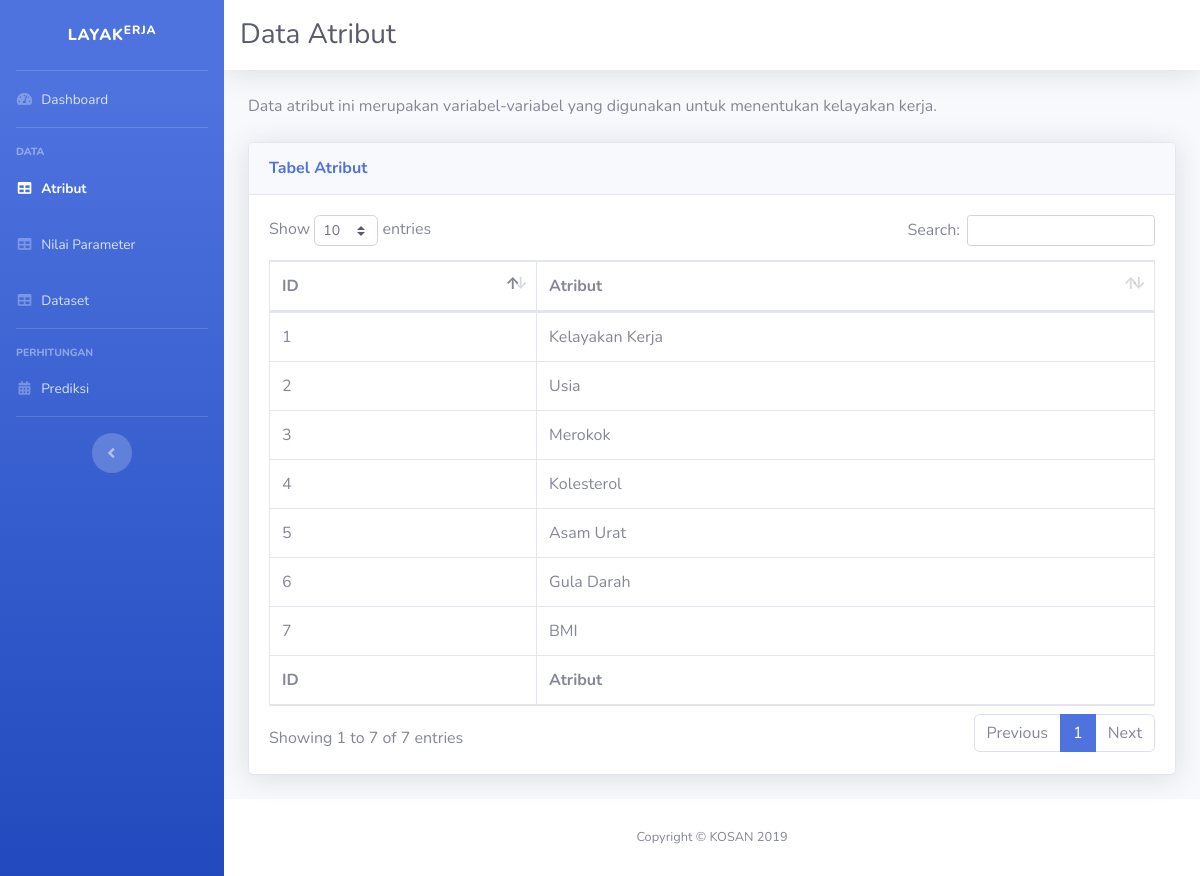
The app's page /data_atribut.php with its own data.
### tables this page shows
CREATE TABLE `nbc_atribut` (
  `id_atribut` tinyint(3) UNSIGNED NOT NULL,
  `atribut` varchar(100) NOT NULL
);

### nbc_atribut.php (called while the page is built, shortened)
<?php
$sql = 'SELECT * FROM nbc_atribut';
$result = $db->query($sql);
?>

### data_atribut.php (the view, shortened to what this page needs)
<?php
require_once 'koneksi.php';
require_once 'nbc_atribut.php';
?>
<!DOCTYPE html>
<html lang="en">
<head>
  <link href="vendor/fontawesome-free/css/all.min.css" rel="stylesheet" type="text/css">
  <link href="css/sb-admin-2.min.css" rel="stylesheet">
  <link href="vendor/datatables/dataTables.bootstrap4.min.css" rel="stylesheet">
</head>
<body id="page-top">
  <div id="wrapper">
    <ul class="navbar-nav bg-gradient-primary sidebar sidebar-dark accordion" id="accordionSidebar">
      <a class="sidebar-brand d-flex align-items-center justify-content-center" href="index.php">
        <div class="sidebar-brand-text mx-3">layak<sup>erja</sup></div>
      </a>
      <hr class="sidebar-divider my-0">
      <li class="nav-item">
        <a class="nav-link" href="index.php">
          <i class="fas fa-fw fa-tachometer-alt"></i>
          <span>Dashboard</span></a>
      </li>
      <hr class="sidebar-divider">
      <div class="sidebar-heading">
        Data
      </div>
      <li class="nav-item active">
        <a class="nav-link" href="data_atribut.php">
          <i class="fas fa-fw fa-table"></i>
          <span>Atribut</span></a>
      </li>
      <li class="nav-item">
        <a class="nav-link" href="data_parameter.php">
          <i class="fas fa-fw fa-table"></i>
          <span>Nilai Parameter</span></a>
      </li>
      <li class="nav-item">
        <a class="nav-link" href="dataset.php">
          <i class="fas fa-fw fa-table"></i>
          <span>Dataset</span></a>
      </li>
      <hr class="sidebar-divider">
      <div class="sidebar-heading">
        Perhitungan
      </div>
      <li class="nav-item">
        <a class="nav-link" href="prediksi.php">
          <i class="fas fa-fw fa-calendar-alt"></i>
          <span>Prediksi</span></a>
      </li>
      <hr class="sidebar-divider d-none d-md-block">
      <div class="text-center d-none d-md-inline">
        <button class="rounded-circle border-0" id="sidebarToggle"></button>
      </div>
    </ul>
    <div id="content-wrapper" class="d-flex flex-column">
      <div id="content">
        <nav class="navbar navbar-expand navbar-light bg-white topbar mb-4 static-top shadow">
          <div><h1 class="h3 mb-0 text-gray-800">Data Atribut</h1></div>
        </nav>
        <div class="container-fluid">
          <p class="mb-4">Data atribut ini merupakan variabel-variabel yang digunakan untuk menentukan kelayakan kerja.</p>
          <div class="card shadow mb-4">
            <div class="card-header py-3">
              <h6 class="m-0 font-weight-bold text-primary">Tabel Atribut</h6>
            </div>
            <div class="card-body">
              <div class="table-responsive">
                <table class="table table-bordered" id="dataTable" width="100%" cellspacing="0">
                <thead>
                  <tr>
                    <th>ID</th>
                    <th>Atribut</th>
                </thead>
                <tfoot>
                    <tr>
                        <th>ID</th>
                        <th>Atribut</th>
                    </tr>
                </tfoot>
                  <tbody>
                    <?php
                    foreach ($result as $row) :
                    ?>
                    <tr>
                        <td><?= $row["id_atribut"]; ?></td>
                        <td><?= $row["atribut"]; ?></td>
                    </tr>
                    <?php
                        endforeach;
                    ?>
                  </tbody>
                </table>
              </div>
            </div>
          </div>
        </div>
      </div>
      <footer class="sticky-footer bg-white">
        <div class="container my-auto">
          <div class="copyright text-center my-auto">
            <span>Copyright &copy; KOSAN 2019</span>
          </div>
        </div>
      </footer>
    </div>
  </div>
</body>
</html>

### records on screen
nbc_atribut: id_atribut "7", atribut "BMI"
nbc_atribut: id_atribut "6", atribut "Gula Darah"
nbc_atribut: id_atribut "5", atribut "Asam Urat"
nbc_atribut: id_atribut "3", atribut "Merokok"
nbc_atribut: id_atribut "4", atribut "Kolesterol"
nbc_atribut: id_atribut "1", atribut "Kelayakan Kerja"
nbc_atribut: id_atribut "2", atribut "Usia"
